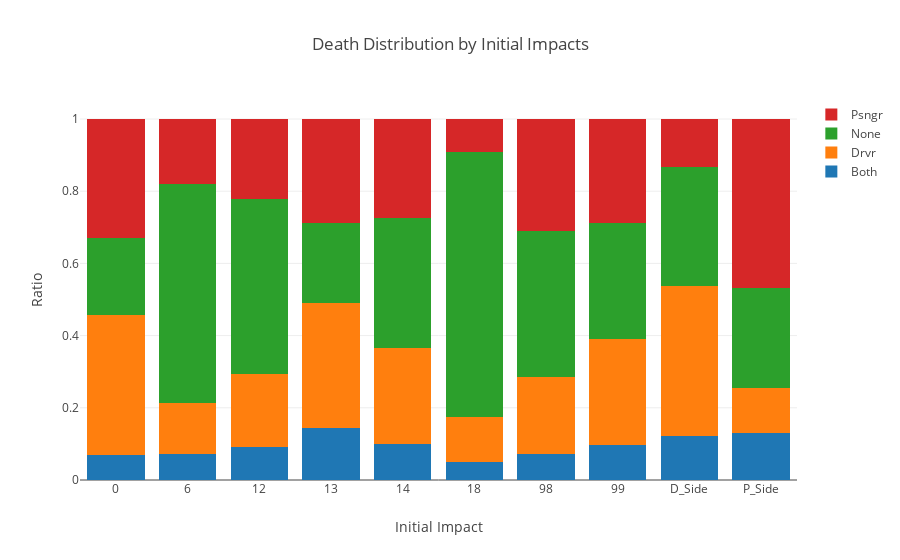

The notebook cell saved with this chart:
### Markdown cell above
### Death distribution on initial impacts

### Code cell
inimpact_df = data[['year', 'state','inimpact', 'injury', 'restraint','airbag', 'Restraint', 'airbagAvail', 'airbagDeploy', 'D_injury',
                  'D_airbagAvail', 'D_airbagDeploy', 'D_Restraint']]
#but first lets generalize impacts types to top front, back, left, right
driverside = [7,8,9,10,11,62,63,61]
passengerside = [1,2,3,4,5,82,83,81]
inimpact_df.loc[inimpact_df.inimpact.isin(driverside), 'inimpact'] = 'D_Side'
inimpact_df.loc[inimpact_df.inimpact.isin(passengerside), 'inimpact'] = 'P_Side'

#add death type for ex. drvr means only driver died in an accident
#todo: find optimized way to perform below manipulation
inimpact_df['who_died'] = inimpact_df.apply(addDeathType, axis=1)

iplot(stacked_chart(df=inimpact_df, x='inimpact', legend='who_died', xaxistitle='Initial Impact', yaxistitle='Ratio', title='Death Distribution by Initial Impacts', normalize='index'))

### Figure 1 — Plotly figure (JSON) as saved in the notebook; plotly's stock layout.template omitted (floating-point values rounded to 4 significant figures)
{"data": [{"name": "Both", "type": "bar", "x": [0, 6, 12, 13, 14, 18, 98, 99, "D_Side", "P_Side"], "y": [0.06873, 0.07134, 0.09263, 0.1438, 0.09894, 0.05102, 0.07143, 0.09802, 0.1213, 0.1303]}, {"name": "Drvr", "type": "bar", "x": [0, 6, 12, 13, 14, 18, 98, 99, "D_Side", "P_Side"], "y": [0.3885, 0.142, 0.2023, 0.3477, 0.2659, 0.1224, 0.2143, 0.2923, 0.4162, 0.1246]}, {"name": "None", "type": "bar", "x": [0, 6, 12, 13, 14, 18, 98, 99, "D_Side", "P_Side"], "y": [0.2138, 0.6067, 0.4833, 0.2201, 0.3607, 0.7347, 0.4048, 0.3212, 0.3297, 0.2759]}, {"name": "Psngr", "type": "bar", "x": [0, 6, 12, 13, 14, 18, 98, 99, "D_Side", "P_Side"], "y": [0.329, 0.18, 0.2218, 0.2884, 0.2745, 0.09184, 0.3095, 0.2885, 0.1328, 0.4692]}], "layout": {"barmode": "stack", "title": "Death Distribution by Initial Impacts", "xaxis": {"showticklabels": true, "title": "Initial Impact", "type": "category"}, "yaxis": {"title": "Ratio"}}}
